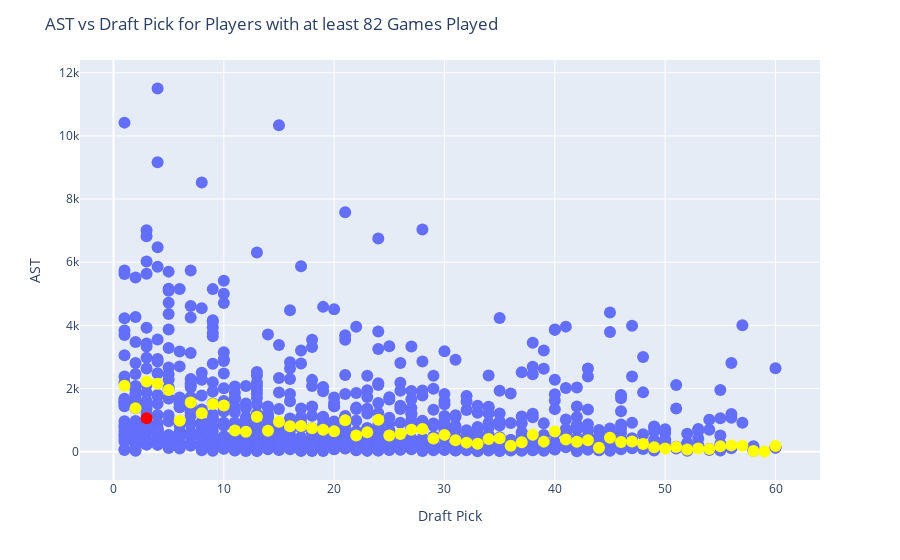

Notebook code for this chart:
### Code cell
# create a combobox widget with all 'Player' values
player_widget_total_scatter = widgets.Combobox(
    placeholder='Choose a Player',
    options=df_career_na_filled['Player'].unique().tolist(),
    description='Player:',
    ensure_option=True,
    disabled=False
)

# create a dropdown widget with all relevant stats
stat_dropdown_total_scatter = widgets.Dropdown(
    options=relevant_stats,
    description='Select Stat:',
    disabled=False,
)

# Define the output area to display the scatter plot
output_total_scatter = widgets.Output()

# Function to update the output area based on the selected stat
def on_value_change_total_scatter(change):
    clear_output()
    output_total_scatter.clear_output()
    selected_stat = stat_dropdown_total_scatter.value
    selected_player = player_widget_total_scatter.value

    display(player_widget_total_scatter)
    display(stat_dropdown_total_scatter)
    with output_total_scatter:
        fig = px.scatter(filtered_df, x='Pk', y=selected_stat, hover_name='Player',
                         hover_data={'Pk': True, selected_stat: True, 'Player': False, f'{selected_stat}_diff': True, f'{selected_stat}_rank': True})
        
        # add a yellow dot for each average in the df_avg dataframe
        fig.add_trace(px.scatter(df_avg, x='Pk', y=selected_stat, hover_name='Pk',
                                 hover_data={'Pk': True, selected_stat: True}, 
                                 color_discrete_sequence=['yellow']).data[0])
        
        if selected_player in filtered_df['Player'].values:
            highlighted_player = filtered_df[filtered_df['Player'] == selected_player]
            fig.add_trace(px.scatter(highlighted_player, x='Pk', y=selected_stat, hover_name='Player',
                                    hover_data={'Pk': True, selected_stat: True, 'Player': False, f'{selected_stat}_diff': True, f'{selected_stat}_rank': True},
                                    color_discrete_sequence=['red']).data[0])
        fig.update_traces(marker=dict(size=12), showlegend=False)
        fig.update_layout(title=f'{selected_stat} vs Draft Pick for Players with at least {min_games} Games Played',
                          xaxis_title='Draft Pick', yaxis_title=selected_stat)
        fig.show()
    
# Observe changes in the value of the dropdown and call the function
stat_dropdown_total_scatter.observe(on_value_change_total_scatter, names='value')
player_widget_total_scatter.observe(on_value_change_total_scatter, names='value')

# Display the dropdown and the output area
display(player_widget_total_scatter)
display(stat_dropdown_total_scatter)
display(output_total_scatter)

### Figure 1 — Plotly figure (JSON) as saved in the notebook; plotly's stock layout.template omitted (floating-point values rounded to 4 significant figures; data arrays with more than 128 entries replaced by an {"elided": "..."} marker saying what was removed)
{"data": [{"customdata": {"elided": "998x3 mixed values"}, "hovertemplate": "<b>%{hovertext}</b><br><br>Pk=%{x}<br>AST=%{y}<br>AST_diff=%{customdata[1]}<br>AST_rank=%{customdata[2]}<extra></extra>", "hovertext": {"elided": "998 str values"}, "legendgroup": "", "marker": {"color": "#636efa", "size": 12, "symbol": "circle"}, "mode": "markers", "name": "", "orientation": "v", "showlegend": false, "type": "scatter", "x": {"elided": "998 int values"}, "xaxis": "x", "y": {"elided": "998 int values"}, "yaxis": "y"}, {"hovertemplate": "<b>%{hovertext}</b><br><br>Pk=%{x}<br>AST=%{y}<extra></extra>", "hovertext": [1, 2, 3, 4, 5, 6, 7, 8, 9, 10, 11, 12, 13, 14, 15, 16, 17, 18, 19, 20, 21, 22, 23, 24, 25, 26, 27, 28, 29, 30, 31, 32, 33, 34, 35, 36, 37, 38, 39, 40, 41, 42, 43, 44, 45, 46, 47, 48, 49, 50, 51, 52, 53, 54, 55, 56, 57, 58, 59, 60], "legendgroup": "", "marker": {"color": "yellow", "size": 12, "symbol": "circle"}, "mode": "markers", "name": "", "orientation": "v", "showlegend": false, "type": "scatter", "x": [1, 2, 3, 4, 5, 6, 7, 8, 9, 10, 11, 12, 13, 14, 15, 16, 17, 18, 19, 20, 21, 22, 23, 24, 25, 26, 27, 28, 29, 30, 31, 32, 33, 34, 35, 36, 37, 38, 39, 40, 41, 42, 43, 44, 45, 46, 47, 48, 49, 50, 51, 52, 53, 54, 55, 56, 57, 58, 59, 60], "xaxis": "x", "y": [2086.0, 1378.0, 2223.0, 2150.0, 1954.0, 977.4, 1558.0, 1219.0, 1507.0, 1464.0, 670.0, 627.9, 1107.0, 662.4, 947.1, 806.0, 809.7, 738.8, 693.9, 648.6, 995.2, 511.6, 610, 1013.0, 507.8, 561, 690.9, 717.5, 416.2, 530.6, 360.0, 285.3, 249, 399.5, 421.1, 187.7, 300.7, 533.1, 316.8, 634.3, 386.6, 315.4, 360.6, 125.6, 442.0, 302.1, 322.7, 243.4, 136.1, 101.2, 150.3, 68.07, 101.3, 81.59, 171, 198.1, 189.9, 21.48, 4.222, 177.3], "yaxis": "y"}, {"customdata": [["Jaylen Brown", -1096.0, 931]], "hovertemplate": "<b>%{hovertext}</b><br><br>Pk=%{x}<br>AST=%{y}<br>AST_diff=%{customdata[1]}<br>AST_rank=%{customdata[2]}<extra></extra>", "hovertext": ["Jaylen Brown"], "legendgroup": "", "marker": {"color": "red", "size": 12, "symbol": "circle"}, "mode": "markers", "name": "", "orientation": "v", "showlegend": false, "type": "scatter", "x": [3], "xaxis": "x", "y": [1054], "yaxis": "y"}], "layout": {"legend": {"tracegroupgap": 0}, "margin": {"t": 60}, "title": {"text": "AST vs Draft Pick for Players with at least 82 Games Played"}, "xaxis": {"anchor": "y", "domain": [0, 1], "title": {"text": "Draft Pick"}}, "yaxis": {"anchor": "x", "domain": [0, 1], "title": {"text": "AST"}}}}
